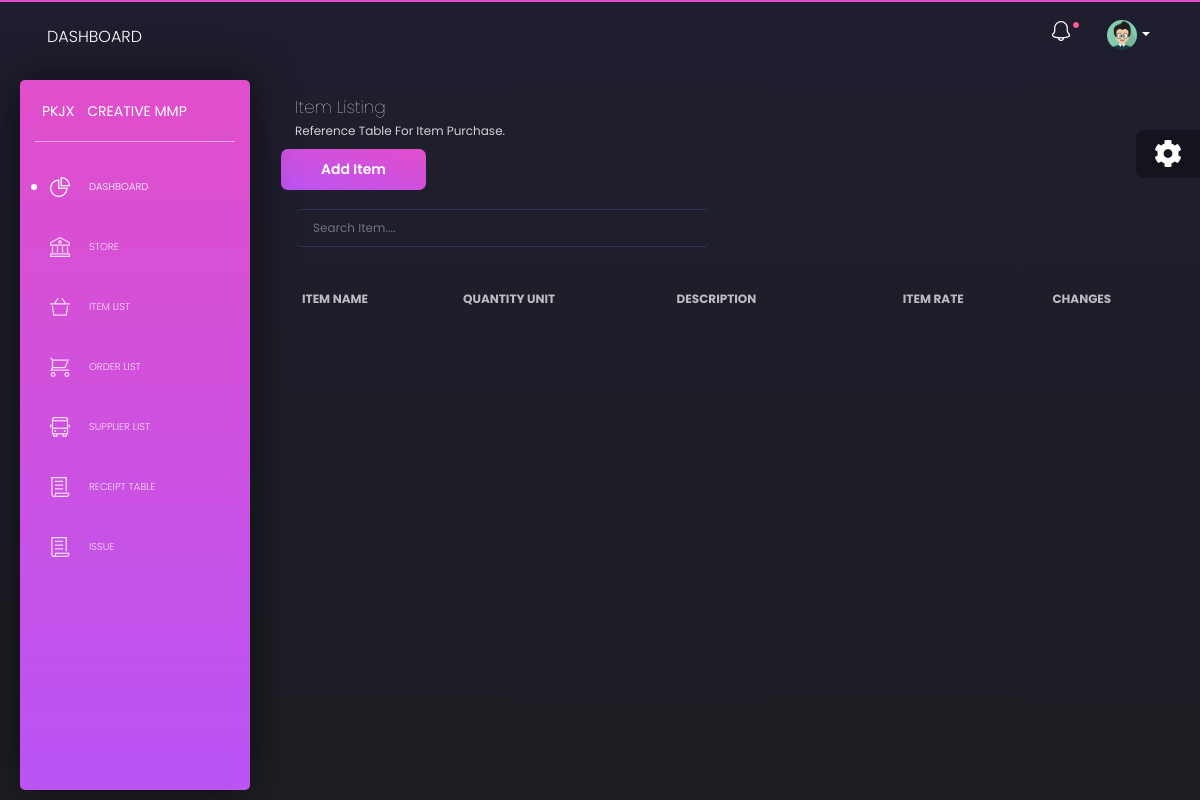
The page /item_list.php?item_search=Makhu on the database as committed earlier.
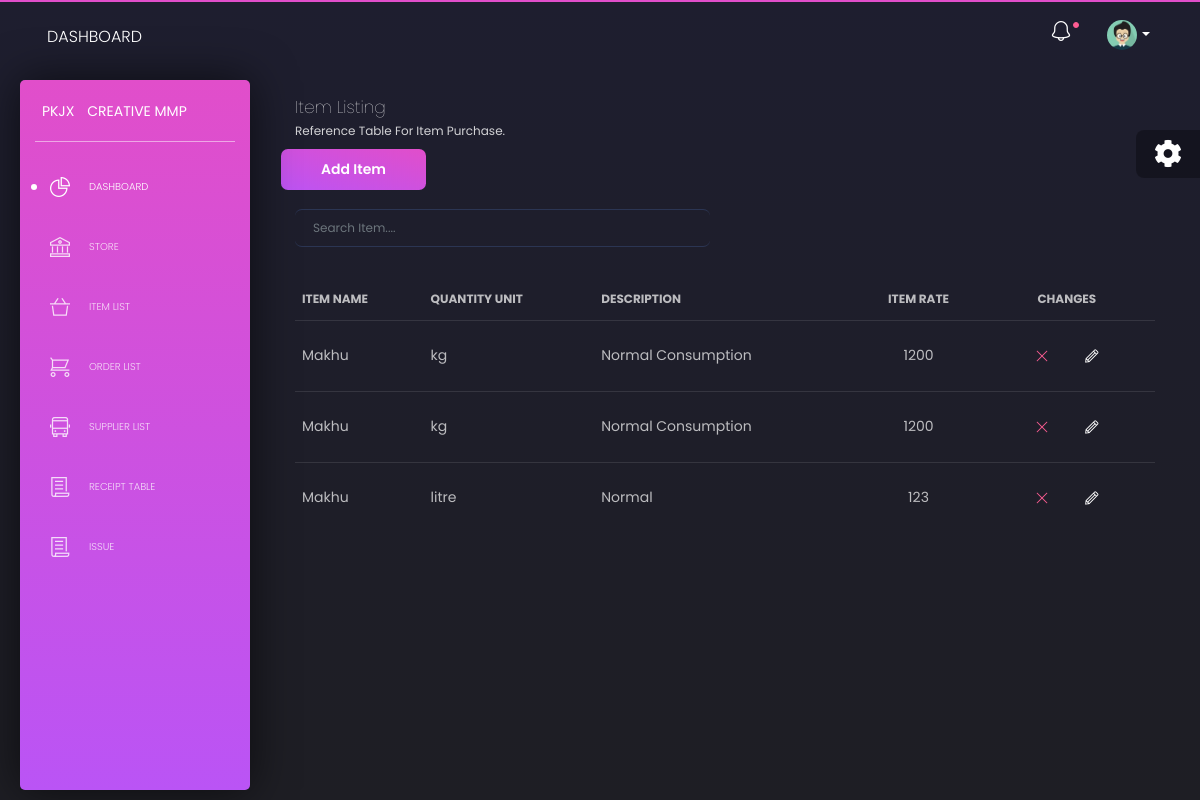
The same page on the database as committed later.
### tables this page shows
CREATE TABLE `item_table` (
  `id` int(11) NOT NULL,
  `item_name` varchar(255) NOT NULL,
  `item_type` varchar(255) DEFAULT NULL,
  `quantity_unit` varchar(40) NOT NULL,
  `description` text NOT NULL,
  `item_rate` int(11) NOT NULL
);

### app/database/db.php (called while the page is built, shortened)
<?php
require('connect.php');
function executeQuery($sql, $data){
    global $conn;
    $stmt = $conn->prepare($sql);
    $values = array_values($data);
    $types = str_repeat('s', count($values));
    $stmt->bind_param($types, ...$values);
    $stmt->execute();
    return $stmt;
}
function selectAll($table, $conditions = []){
    global $conn;
    $sql = "SELECT * FROM $table";
    if (empty($conditions)){
        $stmt = $conn->prepare($sql);
        $stmt->execute();
        $records = $stmt->get_result()->fetch_all(MYSQLI_ASSOC);
        return $records;
    }
}
function searchItem($term){
    $match = '%' . $term . '%';
    $sql = "SELECT *
            FROM item_table WHERE item_name LIKE ?
            ";
    $stmt = executeQuery($sql, ['item_name' => $match]);
    $records = $stmt->get_result()->fetch_all(MYSQLI_ASSOC);
    return $records;
}

### app/controllers/item_list.php (called while the page is built, shortened)
<?php
include($ROOTPATH.'/app/database/db.php');
$table = 'item_table';
$item = selectAll($table);

### item_list.php (the view, shortened to what this page needs)
<?php
include('path.php');
include($ROOTPATH . '/app/controllers/item_list.php');
if (isset($_GET['item_search'])){
  $item = searchItem($_GET['item_search']);
} else{
  $item = selectAll('item_table');
}
 ?>
<!DOCTYPE html>
<html lang="en">
<head>
  <?php require('lender/head.php') ?>
</head>
<body class="">
  <div class="wrapper">
  <?php require('lender/sidebar.php') ?>
    <div class="main-panel">
    <?php require('lender/nav.php') ?>
      <div class="content">
        <div class="row">
          <div class="col-md-12">
            <div class="card  card-plain">
              <div class="card-header">
                <h4 class="card-title"> Item Listing</h4>
                <p class="category"> Reference Table for item purchase.</p>
                <div class="row">
                <a href="add_item.php" class="btn btn-primary">Add Item</a>
                </div>
              </div>
              <div class="card-header col-lg-6">
              <form action="item_list.php" method="GET">
              <div class="input-group mb-3">
                <input type="text" class="form-control " placeholder="Search Item...."  name="item_search">
              </div>
                </form>
              </div>
              <div class="card-body">
                <div class="table-responsive">
                  <table class="table tablesorter " id="">
                    <thead class=" text-primary">
                      <tr>
                        <th>
                          Item Name
                        </th>
                        <th>
                          Quantity Unit
                        </th>
                        <th>
                          Description
                        </th>
                        <th class="text-center">
                          Item Rate
                        </th>
                        <th class="text-center">
                          Changes
                        </th>
                      </tr>
                    </thead>
                    <tbody>
                    <?php foreach ($item as $iti): ?>
                      <tr>
                        <td>
                          <?php echo $iti['item_name'] ?>
                        </td>
                        <td>
                        <?php echo $iti['quantity_unit'] ?>
                        </td>
                        <td>
                        <?php echo $iti['description'] ?>
                        </td>
                        <td class="text-center">
                        <?php echo $iti['item_rate'] ?>
                        </td>
                        <td class="text-center">
                          <a href="item_list.php?del_id=<?php echo $iti['id'] ?>" class="p-3 text-danger tim-icons icon-simple-remove"></a>
                          <a href="" class="p-3 text-white tim-icons icon-pencil"></a>
                        </td>
                      </tr>
                    <?php endforeach; ?>
                    </tbody>
                  </table>
                </div>
              </div>
            </div>
          </div>
        </div>
      </div>
  <div class="fixed-plugin">
    <div class="dropdown show-dropdown">
      <a href="#" data-toggle="dropdown">
        <i class="fa fa-cog fa-2x"> </i>
      </a>
    </div>
  </div>
</body>
</html>

### lender/head.php (shortened to what this page needs)
<link href="https://use.fontawesome.com/releases/v5.0.6/css/all.css" rel="stylesheet">
<link href="assets/css/nucleo-icons.css" rel="stylesheet" />
<link href="assets/css/black-dashboard.css?v=1.0.0" rel="stylesheet" />
<link href="assets/demo/demo.css" rel="stylesheet" />

### lender/sidebar.php
<div class="sidebar">
      <div class="sidebar-wrapper">
        <div class="logo">
          <a href="javascript:void(0)" class="simple-text logo-mini">
            PKJX
          </a>
          <a href="javascript:void(0)" class="simple-text logo-normal">
            Creative MMP
          </a>
        </div>
        <ul class="nav">
          <li class="active ">
            <a href="./dashboard.php">
              <i class="tim-icons icon-chart-pie-36"></i>
              <p>Dashboard</p>
            </a>
          </li>
          <li>
            <a href="./tables.html">
              <i class="tim-icons icon-bank"></i>
              <p>Store</p>
            </a>
          </li>
          <li>
            <a href="item_list.php">
              <i class="tim-icons icon-basket-simple"></i>
              <p>Item List</p>
            </a>
          </li>
          <li>
            <a href="order_list.php">
              <i class="tim-icons icon-cart"></i>
              <p>Order List</p>
            </a>
          </li>
          <li>
            <a href="supplier_list.php">
              <i class="tim-icons icon-bus-front-12"></i>
              <p>Supplier List</p>
            </a>
          </li>
          <li>
            <a href="received_table.php">
              <i class="tim-icons icon-paper"></i>
              <p>Receipt Table</p>
            </a>
          </li>
          <li>
            <a href="./user.html">
              <i class="tim-icons icon-paper"></i>
              <p>Issue</p>
            </a>
          </li>
        </ul>
      </div>
    </div>

### lender/nav.php (shortened to what this page needs)
<nav class="navbar navbar-expand-lg navbar-absolute navbar-transparent">
        <div class="container-fluid">
          <div class="navbar-wrapper">
            <a class="navbar-brand" href="javascript:void(0)">Dashboard</a>
          </div>
          <div class="collapse navbar-collapse" id="navigation">
            <ul class="navbar-nav ml-auto">
              <li class="dropdown nav-item">
                <a href="javascript:void(0)" class="dropdown-toggle nav-link" data-toggle="dropdown">
                  <div class="notification d-none d-lg-block d-xl-block"></div>
                  <i class="tim-icons icon-bell-55"></i>
                </a>
              </li>
              <li class="dropdown nav-item">
                <a href="#" class="dropdown-toggle nav-link" data-toggle="dropdown">
                  <div class="photo">
                    <img src="assets/img/anime3.png" alt="Profile Photo">
                  </div>
                  <b class="caret d-none d-lg-block d-xl-block"></b>
                </a>
              </li>
            </ul>
          </div>
        </div>
      </nav>

Rows that differ between the two databases and show on the page:
added item_table: item_name "Makhu", quantity_unit "kg", description "Normal Consumption", item_rate "1200"
added item_table: item_name "Makhu", quantity_unit "kg", description "Normal Consumption", item_rate "1200"
added item_table: item_name "Makhu", quantity_unit "litre", description "Normal", item_rate "123"
